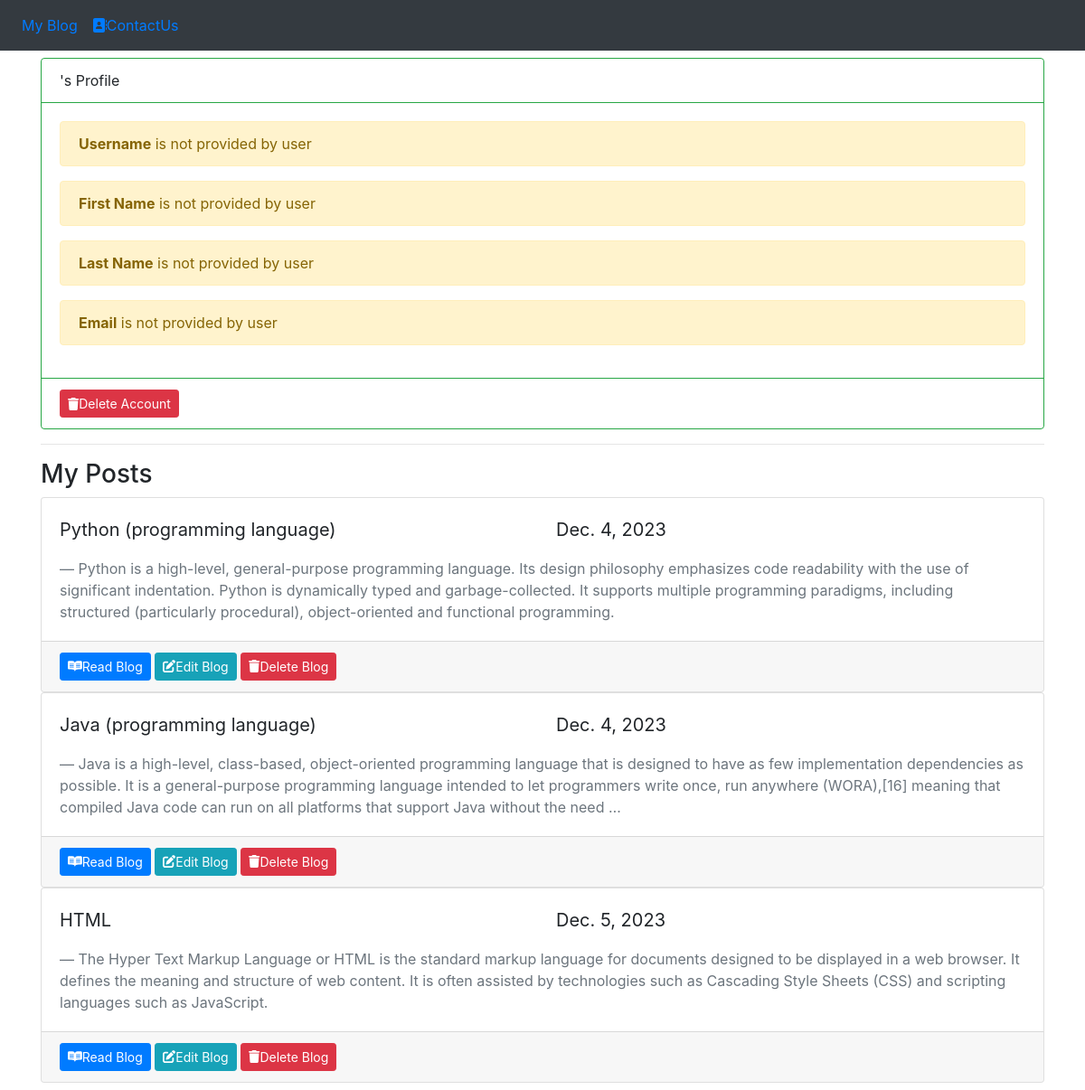
The page /user-profile/madhuri/ on the database its author committed.
### blog/models.py (models this page shows, shortened)
class Blog(models.Model):
    name = models.CharField(max_length=100)
    author = models.ForeignKey(User, on_delete=models.CASCADE,null=True)
    description=RichTextField()
    mini_description=models.TextField()
    post_date = models.DateField(default=date.today)
    slug = models.CharField(max_length=1000, null=True, blank=True)

### blog/views.py (the view)
# urls.py: path('user-profile/<str:user_name>/', views.profile, name="profile"),
def profile(request,user_name):
    user_related_data=Blog.objects.filter(author__username=user_name)
    context={
        'user_related_data':user_related_data
    }
    return render(request,'profile.html',context)

### templates/profile.html
{% extends 'base.html'%}
{% block content %}
<div class="card border-success mb-3"">
    <div class="card-header bg-transparent border-success fs-5">{{user.username}}'s Profile</div>
    <div class="card-body">
        {% if user.username %}
      <p class="card-text">Username:{{user.username}}</p>
      {% else %}
      <div class="alert alert-warning" role="alert">
        <b>Username</b> is not provided by user
      </div>
      {% endif %}
      {% if user.first_name %}
      <p class="card-text">First Name:{{user.first_name}}</p>
      {% else %}
      <div class="alert alert-warning" role="alert">
        <b>First Name</b> is not provided by user
      </div>
      {% endif %}
      {% if user.last_name %}
      <p class="card-text">Last Name:{{user.last_name}}</p>
      {% else %}
      <div class="alert alert-warning" role="alert">
        <b>Last Name</b> is not provided by user
      </div>
      {% endif %}
      {% if user.email %}
      <p class="card-text">Email:{{user.email}}</p>
      {% else %}
        <div class="alert alert-warning" role="alert">
        <b>Email</b> is not provided by user
      </div>
      {% endif %}
    </div>
    <div class="card-footer bg-transparent border-success">
        <a class="btn btn-sm btn-danger" href="{% url 'DeleteUser' user.id %}"><i class="fa-solid fa-trash"></i>Delete Account</a>
    </div>
  </div>
  <hr>
  <h3>My Posts</h3>
  {% for post_data in user_related_data %}
  <div class="card">
    <div class="card-body">
      <blockquote class="blockquote mb-0">
        <div class="row">
            <div class="col-md-6">
                <p>{{post_data.name}}</p>
            </div>
            <div class="col-md-6">
                <p class="text-end">{{post_data.post_date}}</p>
            </div>
        </div>
        <footer class="blockquote-footer">{{post_data.mini_description|truncatewords:50}}</footer>
      </blockquote>
    </div>
    <div class="card-footer">
        <a class="btn btn-sm btn-primary" href="{% url 'blog_detail' post_data.slug %}"><i class="fa-brands fa-readme"></i>Read Blog</a>
        <a class="btn btn-sm btn-info" href="{% url 'UpdateBlog' post_data.id %}"><i class="fa-solid fa-pen-to-square"></i>Edit Blog</a>
        <a class="btn btn-sm btn-danger" href="{% url 'DeleteBlog' post_data.id %}"><i class="fa-solid fa-trash"></i>Delete Blog</a>
      </div>
  </div>
  {% endfor %}
{% endblock content %}

### rows shown on the page
Blog: name "Python (programming language)", post_date "Dec. 4, 2023", mini_description "Python is a high-level, general-purpose programming language. Its design philosophy emphasizes code readability with the use of significant indentation. Python is dynamically typed and garbage-collected. It supports multiple programming paradigms, including structured (particularly procedural), object-oriented and functional programming."
Blog: name "Java (programming language)", post_date "Dec. 4, 2023", mini_description "Java is a high-level, class-based, object-oriented programming language that is designed to have as few implementation dependencies as possible. It is a general-purpose programming language intended to let programmers write once, run anywhere (WORA),[16] meaning that compiled Java code can run on all platforms that support Java without the need …"
Blog: name "HTML", post_date "Dec. 5, 2023", mini_description "The Hyper Text Markup Language or HTML is the standard markup language for documents designed to be displayed in a web browser. It defines the meaning and structure of web content. It is often assisted by technologies such as Cascading Style Sheets (CSS) and scripting languages such as JavaScript."
